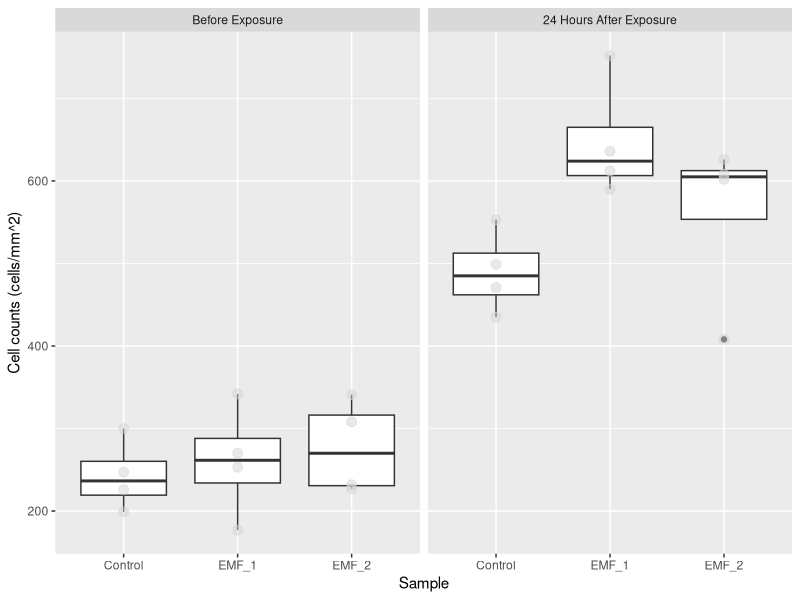
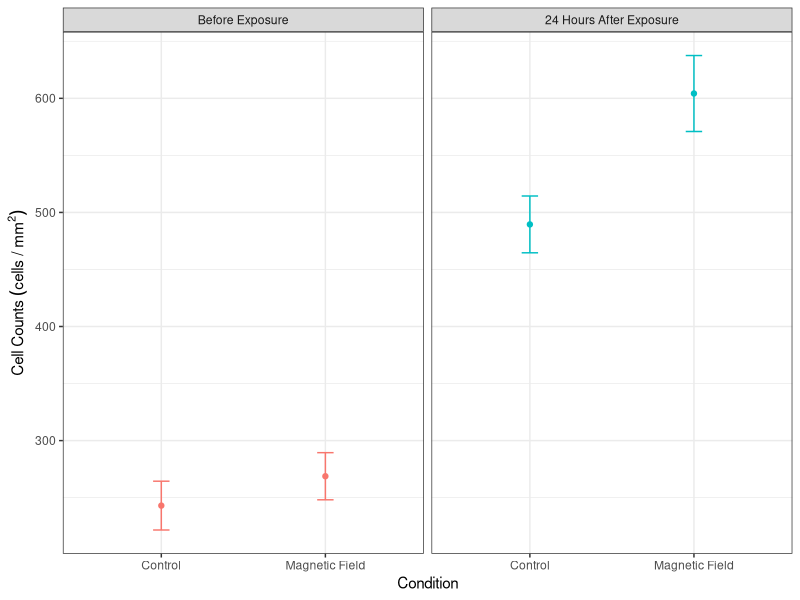
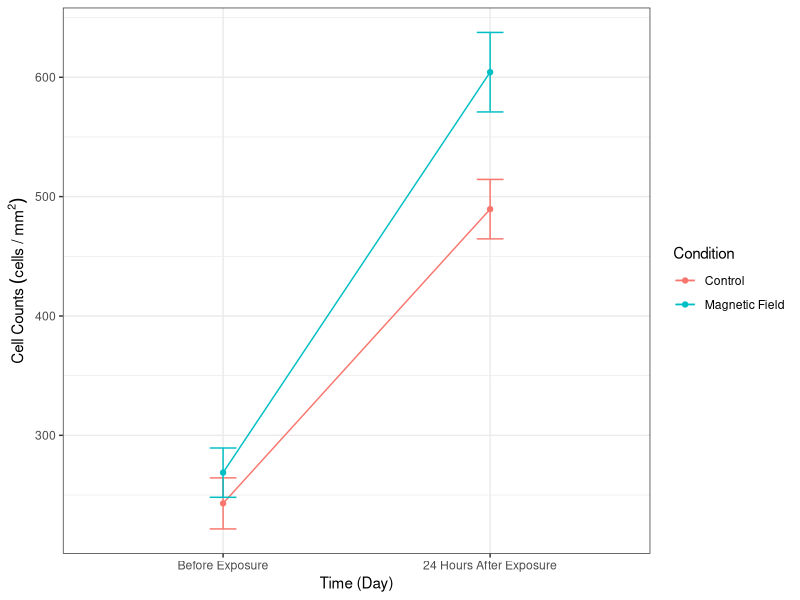

Recreate these plots in R, in order.
## ---- chunk 1
# clear the environment
rm(list = ls())

# import the libraries that we will use
library(ggplot2)
library(dplyr)
library(here)
library(ggfortify)

## ---- chunk 2
# import the data set that we will be analysing, the stringsAsFactors = True argument converts categorical data to factors so we can analyse the levels
counts <- read.csv(here("Data", "MH_Cellcountdata_11-1.csv"),stringsAsFactors = TRUE)

# take a look at the structure of the data
glimpse(counts)
## ---- chunk 3
# convert the count trial to factor data
counts$Count_trial<-as.factor(counts$Count_trial) 


# select the first two counts (before and after the EMF exposure) because the third count is skewed due to the lack of CO2 that the cells were exposed to between the 2nd and 3rd counts

counts <- counts %>% filter(Count_trial == c("1", "2"))

# recode the counts to be before and after exposure
counts$Count_trial <- recode(counts$Count_trial, "1" = 'Before Exposure', "2" = '24 Hours After Exposure')
## ---- chunk 4
# make a box plot of the data
ggplot(counts, aes(x = Condition, y = Counts)) +
geom_boxplot()+
  geom_point(size = 3, colour = 'lightgrey', alpha = 0.5)+
  facet_wrap(~Count_trial)+
  xlab("Sample") +
  ylab("Cell counts (cells/mm^2)")
## ---- chunk 5
# reassign the values of the different EMF conditions to combine them
counts$Condition <- recode(counts$Condition, EMF_1 = 'Magnetic Field', EMF_2 = 'Magnetic Field', Control = 'Control')

## ---- chunk 6
# find the means of the cell counts and put them in a new table
mean_counts <- counts %>% group_by(Condition,Count_trial) %>% summarise(
  meancounts = mean(Counts),
  secounts = sd(Counts)/sqrt(sum(!is.na(Counts))                                                             ))
## ---- chunk 7
# create scatterplot with error bars
ggplot(mean_counts, aes(Condition, meancounts, color = Count_trial))+
     geom_point()+
     geom_line()+
     geom_errorbar(aes(ymin = meancounts - secounts,
                       ymax = meancounts + secounts), width = 0.1)+
    theme_bw()+
    facet_wrap(~Count_trial)+
    theme(legend.position="none")+
    xlab("Condition")+
    ylab(expression(Cell~Counts~(cells~"/"~mm^2)))
         
## ---- chunk 8
# create scatter plot with error bars
ggplot(mean_counts, aes(Count_trial, meancounts, color = Condition, group = Condition))+
     geom_point()+
     geom_line()+
     geom_errorbar(aes(ymin = meancounts - secounts,
                       ymax = meancounts + secounts), width = 0.1)+
    theme_bw()+
    #theme(legend.position="none")+
    xlab("Time (Day)")+
    ylab(expression(Cell~Counts~(cells~"/"~mm^2)))
